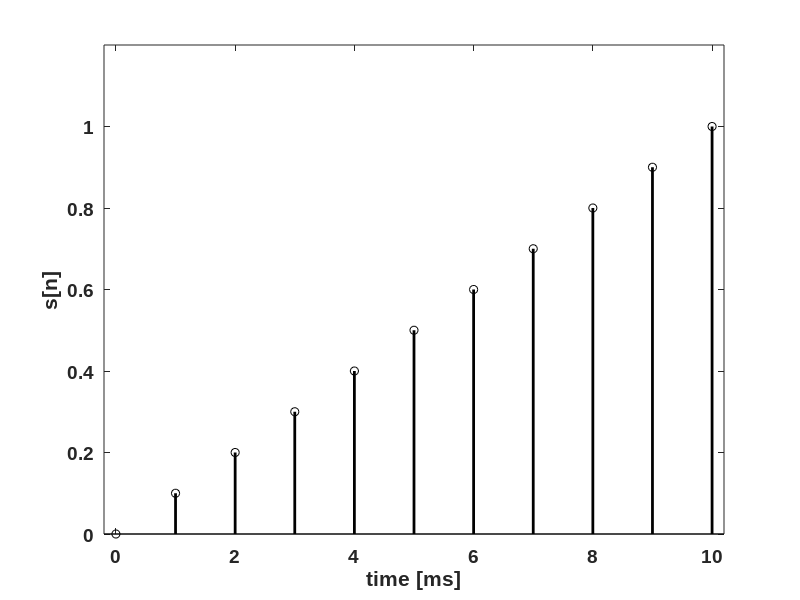
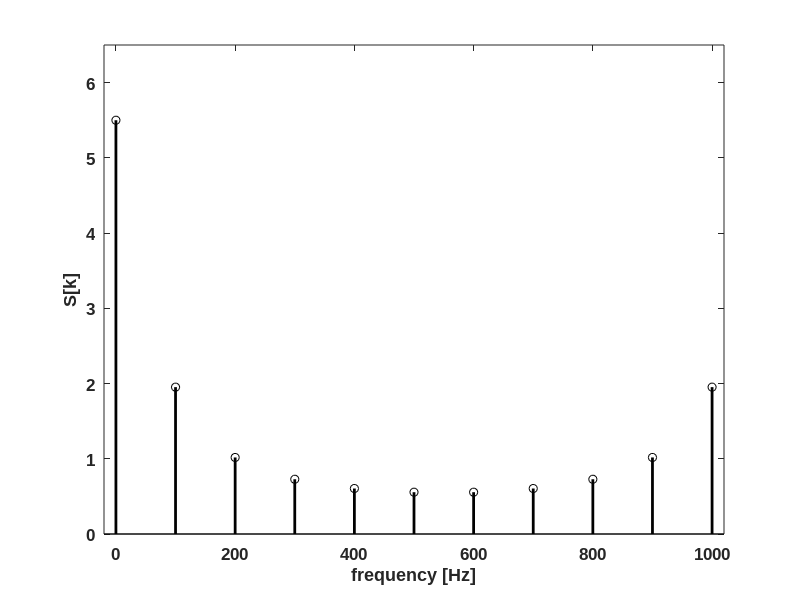
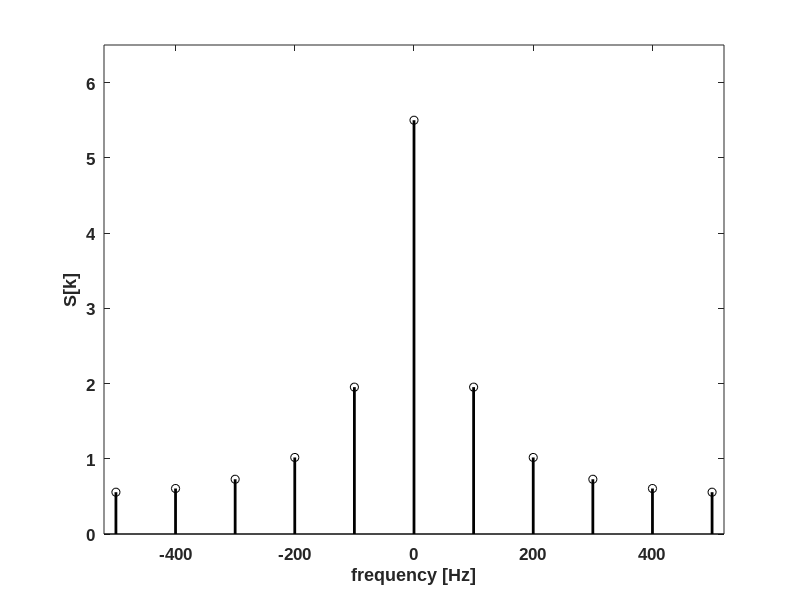

These figures' MATLAB source, in order:
%----------------------------------------------------------------
% This code can be used to generate Figure 1_11
%----------------------------------------------------------------
clear all
close all

% TIME DOMAIN SIGNAL
a=0:.1:1;
t=(0:10)*1e-3;
stem(t*1e3,a,'k','Linewidth',2);% Figure 1-11 (a)
set(gca,'FontName', 'Arial', 'FontSize',14,'FontWeight','Bold');
xlabel('time [ms]'); ylabel('s[n]');axis([-0.2 10.2 0 1.2]);


% FREQUENCY DOMAIN SIGNAL
b=fft(a);
df=1./(t(11)-t(1)); f=(0:10)*df; ff=(-5:5)*df; 
figure;
stem(f,abs(b),'k','Linewidth',2); % Figure 1-11 (b)
set(gca,'FontName', 'Arial', 'FontSize',14,'FontWeight','Bold');
xlabel('frequency [Hz]'); ylabel('S[k]');axis([-20 1020 0 6.5]);
set(gca,'FontName', 'Arial', 'FontSize',12,'FontWeight', 'Bold');

figure;
stem(ff,fftshift(abs(b)),'k','Linewidth',2);% Figure 1-11 (c)
set(gca,'FontName', 'Arial', 'FontSize',14,'FontWeight','Bold');
xlabel('frequency [Hz]'); ylabel('S[k]');axis([-520 520 0 6.5]);
set(gca,'FontName', 'Arial', 'FontSize',12,'FontWeight', 'Bold');
